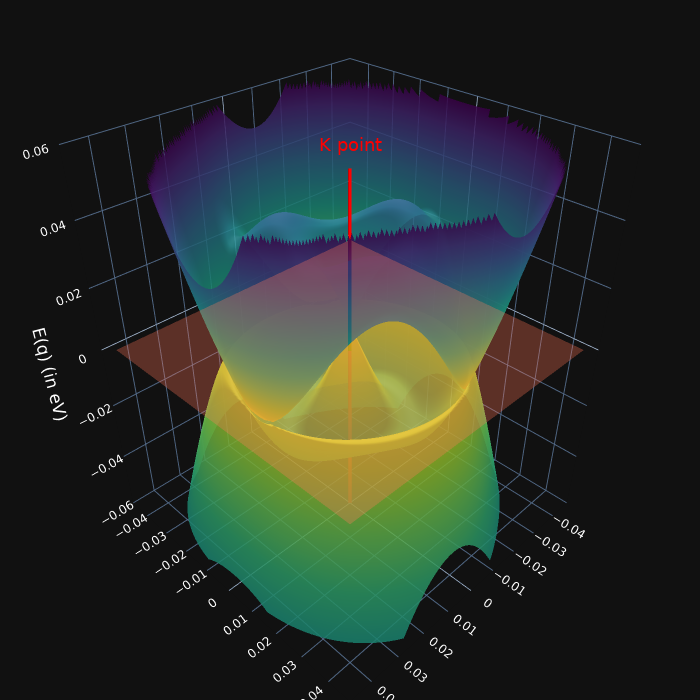

The notebook cell this image was saved under:
### Markdown cell above
## b) 3d visualizer of k-space vs energy near K point

### Code cell
pio.renderers.default = "jupyterlab"

# ====== only zoom plotting in dk x dk region not 2dk x 2dk ==========
ix_start = N // 4
ix_end   = 3 * N // 4
iy_start = N // 4
iy_end   = 3 * N // 4
QX_cr = QX[iy_start:iy_end, ix_start:ix_end]
QY_cr = QY[iy_start:iy_end, ix_start:ix_end]
Z2_cr = Z2[iy_start:iy_end, ix_start:ix_end]
Z3_cr = Z3[iy_start:iy_end, ix_start:ix_end]

# ========= energy bounds ============
zmin = float(np.nanmin([Z2_cr, Z3_cr]))
zmax = float(np.nanmax([Z2_cr, Z3_cr]))
# Apply z-axis cutoff at -0.06 and 0.06
z_pad = 0.002
zmin = max(zmin - z_pad, -0.6)
zmax = min(zmax + z_pad, 0.06)

Z2_plot = Z2_cr.copy()
Z3_plot = Z3_cr.copy()

Z2_plot[(Z2_plot < zmin) | (Z2_plot > zmax)] = np.nan
Z3_plot[(Z3_plot < zmin) | (Z3_plot > zmax)] = np.nan


# --- build a DataFrame for px (for K-axis only) ---
df_axis = pd.DataFrame({
    "qx": [0, 0],
    "qy": [0, 0],
    "E": [zmin, zmax],
})

# --- start figure with px (dark theme, fonts) ---
fig = px.line_3d(
    color_discrete_sequence=["red"],
    template="plotly_dark",
    width=700, height=700
)
fig.update_traces(line=dict(width=7), name="K-axis")

# --- add band surfaces (go.Surface) ---
fig.add_trace(go.Surface(
    x=QX_cr, y=QY_cr, z=Z2_plot,
    colorscale="viridis", opacity=0.85, showscale=False, name="Band 2"
))
fig.add_trace(go.Surface(
    x=QX_cr, y=QY_cr, z=Z3_plot,
    colorscale="viridis_r", opacity=0.85, showscale=False, name="Band 3"
))
fig.add_trace(go.Scatter3d(
    x=[0, 0], y=[0, 0], z=[zmin, 0.9 * zmax],
    mode="lines",
    line=dict(color="red", width=7),
    name="K-axis"
))

# --- add Fermi level plane (go.Surface) ---
Zplane = np.full_like(QX_cr, fermi_level)
fig.add_trace(go.Surface(
    x=QX_cr, y=QY_cr, z=Zplane,
    colorscale="Reds_r", opacity=0.3, showscale=False, name=f"E={fermi_level} plane"
))

# ========== style / annotations ==========

#generate ticks
xyticks = [-0.04, -0.03, -0.02, -0.01, 0, 0.01, 0.02, 0.03, 0.04]
spacing = 0.02
start = spacing * np.floor(zmin / spacing)
stop = spacing * np.ceil(zmax / spacing)
zticks = np.arange(start / spacing, stop / spacing + 0.5) * spacing
dk_cr = dk//2

#plot
fig.update_layout(
    font=dict(family="DejaVu Sans", size=14, color="white"),
    margin=dict(l=0, r=0, t=0, b=0),
    scene=dict(
        xaxis=dict(
            title=dict(text=""),  # Hide default "x"
            tickvals=xyticks,
            tickfont=dict(family="DejaVu Sans", size=12)
        ),
        yaxis=dict(
            title=dict(text=""),  # Hide default "y"
            tickvals=xyticks,
            tickfont=dict(family="DejaVu Sans", size=12)
        ),
        zaxis=dict(
            title=dict(text="E(q) (in eV)"),
            range=[-0.06, 0.06],  # z-axis cutoff at -0.06 and 0.06
            tickvals=zticks,
            tickfont=dict(family="DejaVu Sans", size=12)
        ),
        aspectmode="manual",
        aspectratio=dict(x=0.9, y=0.9, z=1.1),
        annotations=[
            dict(x=0, y=-dk_cr, z=zmin - z_pad, text="qx (in 1/å)", showarrow=False,
                font=dict(family="DejaVu Sans", size=18, color="white"),
                xanchor="center", standoff=10),
            dict(x=dk_cr, y=0, z=zmin, text="qy (in 1/å)", showarrow=False,
                font=dict(family="DejaVu Sans", size=18, color="white"),
                yanchor="middle", standoff=10),
            dict(x=0, y=0, z=zmax, text="K point", showarrow=False,
                font=dict(family="DejaVu Sans", size=18, color="red"),
                textangle=0, standoff=10),
        ]
    )

)

# --- enforce z-range (final correction) ---
fig.update_layout(scene=dict(zaxis=dict(range=[-0.06, 0.06])))  # z-axis cutoff at -0.06 and 0.06

fig.show(config={"displayModeBar": False})

### Figure 1 — Plotly figure (JSON) as saved in the notebook; plotly's stock layout.template omitted (floating-point values rounded to 4 significant figures; data arrays with more than 128 entries replaced by an {"elided": "..."} marker saying what was removed)
{"data": [{"hovertemplate": "<extra></extra>", "legendgroup": "", "line": {"color": "red", "dash": "solid", "width": 7}, "marker": {"symbol": "circle"}, "mode": "lines", "name": "K-axis", "scene": "scene", "showlegend": false, "type": "scatter3d"}, {"colorscale": [[0, "#440154"], [0.1111, "#482878"], [0.2222, "#3e4989"], [0.3333, "#31688e"], [0.4444, "#26828e"], [0.5556, "#1f9e89"], [0.6667, "#35b779"], [0.7778, "#6ece58"], [0.8889, "#b5de2b"], [1, "#fde725"]], "name": "Band 2", "opacity": 0.85, "showscale": false, "type": "surface", "x": {"elided": "200x200 float values"}, "y": {"elided": "200x200 float values"}, "z": {"elided": "200x200 float values"}}, {"colorscale": [[0, "#fde725"], [0.1111, "#b5de2b"], [0.2222, "#6ece58"], [0.3333, "#35b779"], [0.4444, "#1f9e89"], [0.5556, "#26828e"], [0.6667, "#31688e"], [0.7778, "#3e4989"], [0.8889, "#482878"], [1, "#440154"]], "name": "Band 3", "opacity": 0.85, "showscale": false, "type": "surface", "x": {"elided": "200x200 float values"}, "y": {"elided": "200x200 float values"}, "z": {"elided": "200x200 float values"}}, {"line": {"color": "red", "width": 7}, "mode": "lines", "name": "K-axis", "type": "scatter3d", "x": [0, 0], "y": [0, 0], "z": [-0.1479, 0.054]}, {"colorscale": [[0, "rgb(103,0,13)"], [0.125, "rgb(165,15,21)"], [0.25, "rgb(203,24,29)"], [0.375, "rgb(239,59,44)"], [0.5, "rgb(251,106,74)"], [0.625, "rgb(252,146,114)"], [0.75, "rgb(252,187,161)"], [0.875, "rgb(254,224,210)"], [1, "rgb(255,245,240)"]], "name": "E=0.0 plane", "opacity": 0.3, "showscale": false, "type": "surface", "x": {"elided": "200x200 float values"}, "y": {"elided": "200x200 float values"}, "z": {"elided": "200x200 float values"}}], "layout": {"font": {"color": "white", "family": "DejaVu Sans", "size": 14}, "height": 700, "legend": {"tracegroupgap": 0}, "margin": {"b": 0, "l": 0, "r": 0, "t": 0}, "scene": {"annotations": [{"font": {"color": "white", "family": "DejaVu Sans", "size": 18}, "showarrow": false, "standoff": 10, "text": "qx (in 1/å)", "x": 0, "xanchor": "center", "y": 0, "z": -0.1499}, {"font": {"color": "white", "family": "DejaVu Sans", "size": 18}, "showarrow": false, "standoff": 10, "text": "qy (in 1/å)", "x": 0, "y": 0, "yanchor": "middle", "z": -0.1479}, {"font": {"color": "red", "family": "DejaVu Sans", "size": 18}, "showarrow": false, "standoff": 10, "text": "K point", "textangle": 0, "x": 0, "y": 0, "z": 0.06}], "aspectmode": "manual", "aspectratio": {"x": 0.9, "y": 0.9, "z": 1.1}, "domain": {"x": [0, 1], "y": [0, 1]}, "xaxis": {"tickfont": {"family": "DejaVu Sans", "size": 12}, "tickvals": [-0.04, -0.03, -0.02, -0.01, 0, 0.01, 0.02, 0.03, 0.04], "title": {"text": ""}}, "yaxis": {"tickfont": {"family": "DejaVu Sans", "size": 12}, "tickvals": [-0.04, -0.03, -0.02, -0.01, 0, 0.01, 0.02, 0.03, 0.04], "title": {"text": ""}}, "zaxis": {"range": [-0.06, 0.06], "tickfont": {"family": "DejaVu Sans", "size": 12}, "tickvals": [-0.16, -0.14, -0.12, -0.1, -0.08, -0.06, -0.04, -0.02, 0.0, 0.02, 0.04, 0.06], "title": {"text": "E(q) (in eV)"}}}, "width": 700}}
